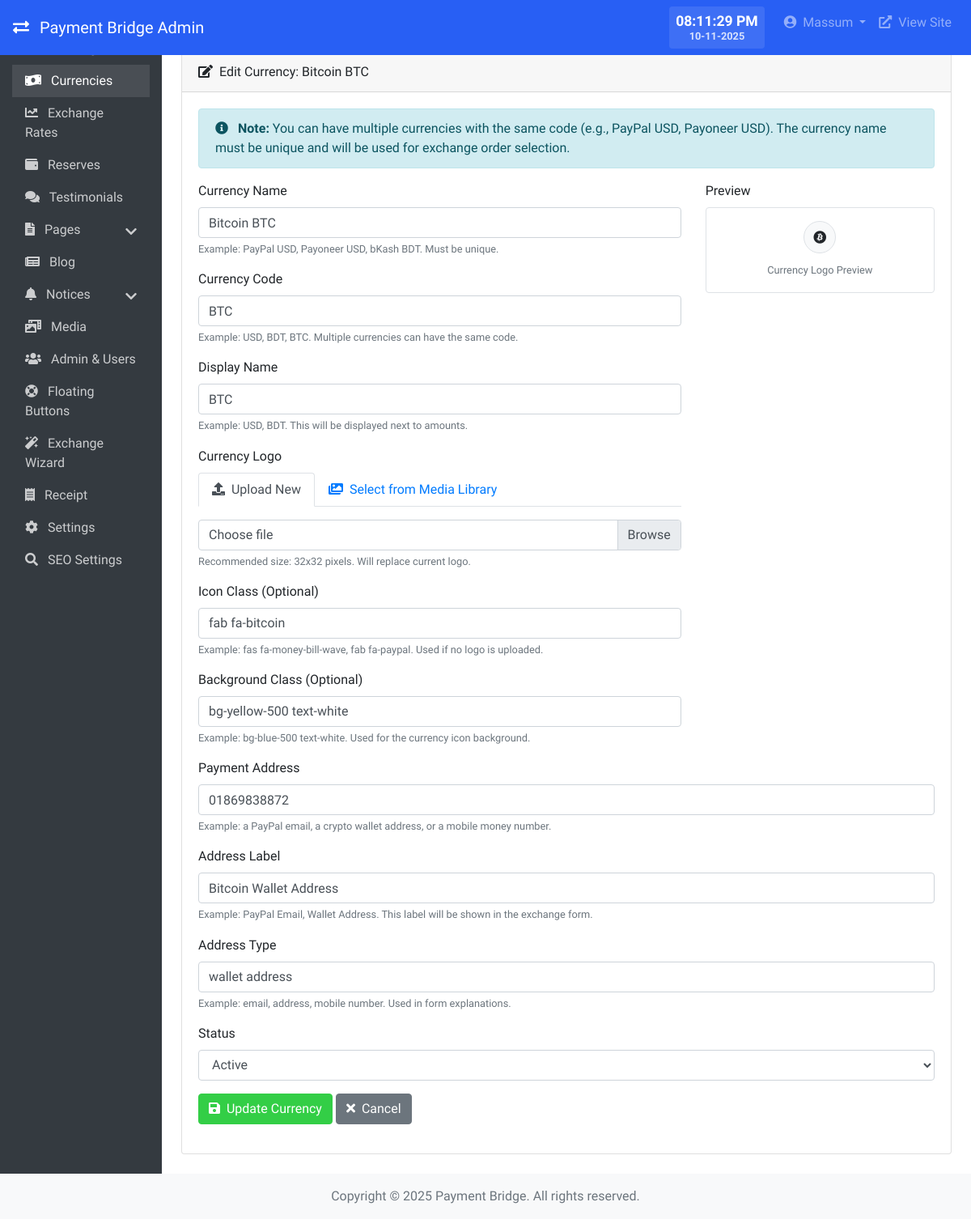
The page /admin/currencies/edit.php?id=3 (signed in) on the database its author committed.
### tables this page shows
CREATE TABLE `settings` (
  `id` int(11) NOT NULL,
  `setting_key` varchar(100) NOT NULL,
  `setting_value` text DEFAULT NULL,
  `created_at` timestamp NOT NULL DEFAULT current_timestamp(),
  `updated_at` timestamp NOT NULL DEFAULT current_timestamp() ON UPDATE current_timestamp()
);

CREATE TABLE `users` (
  `id` int(11) NOT NULL,
  `username` varchar(50) NOT NULL,
  `email` varchar(100) NOT NULL,
  `password` varchar(255) NOT NULL,
  `role` enum('admin','manager','editor') NOT NULL DEFAULT 'editor',
  `status` enum('active','inactive') NOT NULL DEFAULT 'active',
  `last_login` datetime DEFAULT NULL,
  `created_at` timestamp NOT NULL DEFAULT current_timestamp(),
  `updated_at` timestamp NOT NULL DEFAULT current_timestamp() ON UPDATE current_timestamp()
);

CREATE TABLE `currencies` (
  `id` int(11) NOT NULL,
  `code` varchar(10) NOT NULL,
  `name` varchar(100) DEFAULT NULL,
  `display_name` varchar(100) DEFAULT NULL,
  `logo` varchar(255) DEFAULT NULL,
  `background_class` varchar(100) DEFAULT NULL,
  `icon_class` varchar(100) DEFAULT NULL,
  `payment_address` varchar(255) DEFAULT NULL,
  `address_label` varchar(100) DEFAULT NULL,
  `address_type` varchar(100) DEFAULT NULL,
  `status` enum('active','inactive') NOT NULL DEFAULT 'active',
  `created_at` timestamp NOT NULL DEFAULT current_timestamp(),
  `updated_at` timestamp NOT NULL DEFAULT current_timestamp() ON UPDATE current_timestamp()
);

### admin/currencies/edit.php (the view, shortened to what the rows shown need)
<?php
require_once '../../includes/db.php';
require_once '../../includes/functions.php';
require_once '../../includes/auth.php';
$currencyId = isset($_GET['id']) ? (int)$_GET['id'] : 0;
$db = Database::getInstance();
$currency = $db->getRow("SELECT * FROM currencies WHERE id = ?", [$currencyId]);
$name = $currency['name'];
$code = $currency['code'];
$displayName = $currency['display_name'];
$iconClass = $currency['icon_class'];
$backgroundClass = $currency['background_class'];
$paymentAddress = $currency['payment_address'];
$addressLabel = $currency['address_label'];
$addressType = $currency['address_type'];
$status = $currency['status'];
include '../includes/header.php';
?>
<div class="card mb-4">
    <div class="card-header">
        <i class="fas fa-edit mr-1"></i> Edit Currency: <?php echo htmlspecialchars($currency['name']); ?>
    </div>
    <div class="card-body">
        <div class="alert alert-info">
        </div>
        <form action="edit.php?id=<?php echo $currencyId; ?>" method="post" enctype="multipart/form-data">
            <div class="row">
                <div class="col-md-8">
                    <div class="form-group">
                        <label for="name" class="required">Currency Name</label>
                        <input type="text" class="form-control" id="name" name="name" value="<?php echo htmlspecialchars($name); ?>" required>
                        <small class="form-text text-muted">Example: PayPal USD, Payoneer USD, bKash BDT. Must be unique.</small>
                    </div>
                    <div class="form-group">
                        <label for="code">Currency Code</label>
                        <input type="text" class="form-control" id="code" name="code" value="<?php echo htmlspecialchars($code); ?>">
                        <small class="form-text text-muted">Example: USD, BDT, BTC. Multiple currencies can have the same code.</small>
                    </div>
                    <div class="form-group">
                        <label for="display_name">Display Name</label>
                        <input type="text" class="form-control" id="display_name" name="display_name" value="<?php echo htmlspecialchars($displayName); ?>">
                        <small class="form-text text-muted">Example: USD, BDT. This will be displayed next to amounts.</small>
                    </div>
                    <div class="form-group">
                        <label for="icon_class">Icon Class (Optional)</label>
                        <input type="text" class="form-control" id="icon_class" name="icon_class" value="<?php echo htmlspecialchars($iconClass); ?>">
                        <small class="form-text text-muted">Example: fas fa-money-bill-wave, fab fa-paypal. Used if no logo is uploaded.</small>
                    </div>
                    <div class="form-group">
                        <label for="background_class">Background Class (Optional)</label>
                        <input type="text" class="form-control" id="background_class" name="background_class" value="<?php echo htmlspecialchars($backgroundClass); ?>">
                        <small class="form-text text-muted">Example: bg-blue-500 text-white. Used for the currency icon background.</small>
                    </div>
                </div>
            </div>
            <div class="form-group">
                <label for="payment_address">Payment Address</label>
                <input type="text" class="form-control" id="payment_address" name="payment_address" value="<?php echo htmlspecialchars($paymentAddress); ?>">
                <small class="form-text text-muted">Example: a PayPal email, a crypto wallet address, or a mobile money number.</small>
            </div>
            <div class="form-group">
                <label for="address_label">Address Label</label>
                <input type="text" class="form-control" id="address_label" name="address_label" value="<?php echo htmlspecialchars($addressLabel); ?>">
                <small class="form-text text-muted">Example: PayPal Email, Wallet Address. This label will be shown in the exchange form.</small>
            </div>
            <div class="form-group">
                <label for="address_type">Address Type</label>
                <input type="text" class="form-control" id="address_type" name="address_type" value="<?php echo htmlspecialchars($addressType); ?>">
                <small class="form-text text-muted">Example: email, address, mobile number. Used in form explanations.</small>
            </div>
            <div class="form-group">
                <label for="status">Status</label>
                <select class="form-control" id="status" name="status">
                    <option value="active" <?php echo $status === 'active' ? 'selected' : ''; ?>>Active</option>
                </select>
            </div>
        </form>
    </div>
</div>
<?php include '../includes/footer.php'; ?>

### admin/includes/header.php (shortened to what the rows shown need)
<?php
$user = Auth::getUser();
?>
<!DOCTYPE html>
<html lang="en">
<head>
    <link href="https://stackpath.bootstrapcdn.com/bootstrap/4.5.2/css/bootstrap.min.css" rel="stylesheet">
    <link rel="stylesheet" href="https://cdnjs.cloudflare.com/ajax/libs/font-awesome/5.15.3/css/all.min.css">
    <link rel="stylesheet" href="<?php echo ADMIN_URL; ?>/assets/css/admin.css">
</head>
<body>
    <nav class="navbar navbar-expand-lg navbar-dark bg-dark fixed-top">
        <a class="navbar-brand" href="<?php echo ADMIN_URL; ?>/index.php">
            <i class="fas fa-exchange-alt mr-2"></i>
            <?php echo getSetting('site_name', SITE_NAME); ?> Admin
        </a>
        <div class="collapse navbar-collapse" id="navbarNav">
            <ul class="navbar-nav ml-auto">
                <li class="nav-item dropdown">
                    <a class="nav-link dropdown-toggle" href="#" id="navbarDropdown" role="button" data-toggle="dropdown" aria-haspopup="true" aria-expanded="false">
                        <i class="fas fa-user-circle mr-1"></i> <?php echo htmlspecialchars($user['username']); ?>
                    </a>
                </li>
            </ul>
        </div>
    </nav>
    <div class="container-fluid">
        <div class="row">
            <main role="main" class="col-md-10 ml-sm-auto px-4 content">

### admin/includes/footer.php (shortened to what the rows shown need)
</main>
        </div>
    </div>
    <footer class="footer mt-auto py-3 bg-light">
        <div class="container-fluid text-center">
            <span class="text-muted">Copyright &copy; <?php echo date('Y'); ?> <?php echo getSetting('site_name', SITE_NAME); ?>. All rights reserved.</span>
        </div>
    </footer>
</body>
</html>

### rows shown on the page
settings: setting_value "Payment Bridge"
users: username "Massum"
currencies: name "Bitcoin BTC", code "BTC", display_name "BTC", icon_class "fab fa-bitcoin", background_class "bg-yellow-500 text-white", payment_address "01869838872", address_label "Bitcoin Wallet Address", address_type "wallet address", status "Active"
